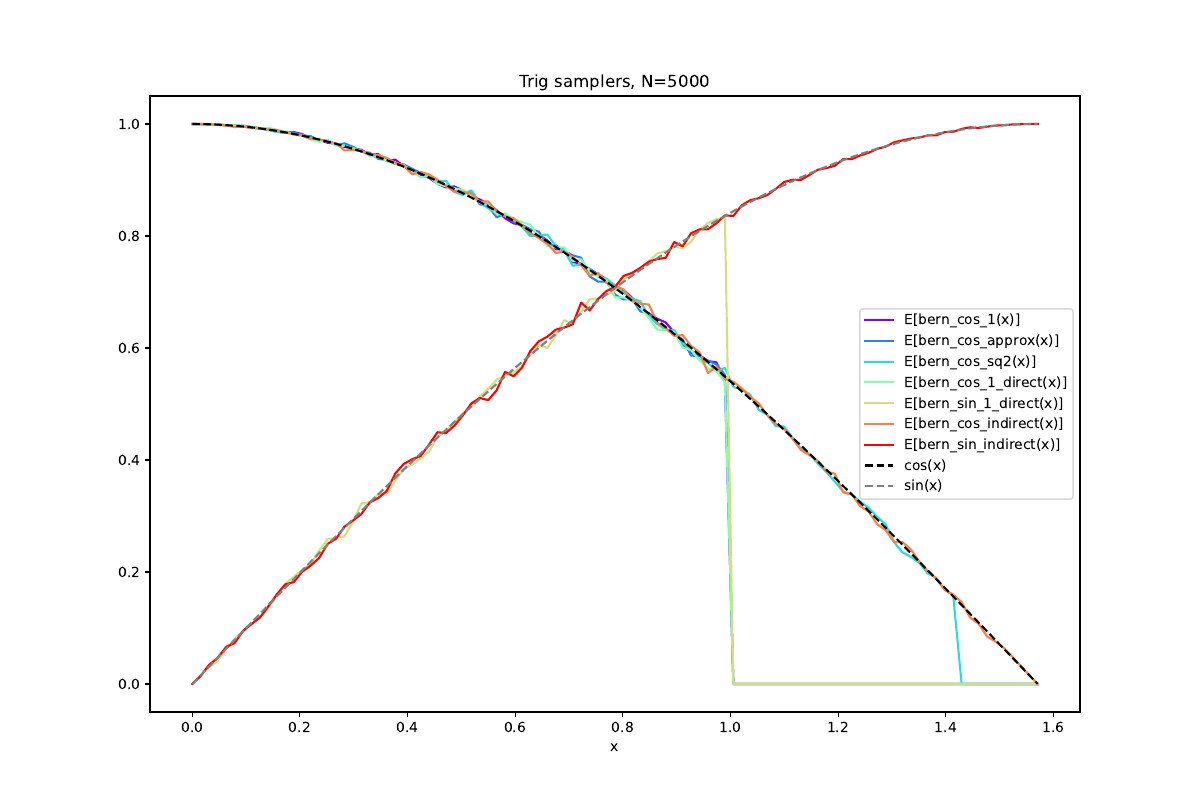

Write Python code to recreate this figure.
#!/usr/bin/env python3

import numpy as np
from scipy.stats import bernoulli
from tqdm import tqdm
import matplotlib.pyplot as plt


# Return a sample from the random variable (bernoulli (cos(x)))
# Taylor series drawn from cos(sqrt(x^2))
# Good for 0 <= x <= 1
def bern_cos_1(x):
    if (x > 1): return 0
    k = 1
    while (bernoulli.rvs(x / (float(2 * k)), size=1).sum() == 1 and
           bernoulli.rvs(x / (float(2 * k - 1)), size=1).sum() == 1):
        k += 1
    return (k % 2 == 1)

# Return a sample from the random variable (bernoulli (cos(x)))
# Taylor series drawn from cos(sqrt(x^2))
# Good for 0 <= x <= sqrt(2)
def bern_cos_sq2(x):
    if (x > np.sqrt(2)): return 0
    k = 1
    while (bernoulli.rvs(x * x / (float(2 * k * (2 * k - 1))), size=1).sum() == 1):
        k += 1
    return (k % 2 == 1)


# Return a sample from the random variable (bernoulli (cos(x)))
# Drawn from the first 3 terms of the Taylor Series for cos (good up to O(x^11))
# Good for 0 <= x <= 1
def bern_cos_1_approx(x):
    if (x > 1): return 0
    k = 1
    while (bernoulli.rvs(x / float(k), size=1).sum() == 1):
        k += 1
    return ((k == 1) or (k == 2) or (k == 5) or (k == 6) or (k == 9) or (k == 10))


# Return a sample from the random variable (bernoulli (cos(x)))
# Taylor series drawn directly from cos(x)
# Good for 0 <= x <= 1
def bern_cos_1_direct(x):
    if (x > 1): return 0
    k = 1
    while (bernoulli.rvs(x / float(k), size=1).sum() == 1):
        k += 1
    return (((k % 4) == 1) or ((k % 4) == 2))


# Return a sample from the random variable (bernoulli (sin(x)))
# Taylor series drawn directly from sin (x)
# Good for 0 <= x <= 1
def bern_sin_1_direct(x):
    if (x > 1): return 0
    k = 1
    while (bernoulli.rvs(x / float(k), size=1).sum() == 1):
        k += 1
    return (((k % 4) == 2) or ((k % 4) == 3))

def negate_bern(x):
    return 1 - x


# Return a sample from the random variable (bernoulli (cos(x)))
# Taylor series drawn indirectly from sin and cos samplers
# Requires evaluating (pi/2 - x), can only be computed lazily
# Good for 0 <= x < pi/2
def bern_cos_indirect(x):
    if (x < 1):
        return bern_cos_1_direct(x)
    else:
        if (np.pi / 2.0 - x) < 0: return 0
        return bern_sin_1_direct(np.pi / 2.0 - x)


# Return a sample from the random variable (bernoulli (sin(x)))
# Taylor series drawn indirectly from sin and cos samplers
# Requires evaluating (pi/2 - x), can only be computed lazily
# Good for 0 <= x < pi/2
def bern_sin_indirect(x):
    if (x < 1):
        return bern_sin_1_direct(x)
    else:
        if (np.pi / 2.0 - x) < 0: return 1
        return bern_cos_1_direct(np.pi / 2.0 - x)


# Number of samples
N = 5000

# Plot grid
n = 100
M = np.pi / 2.0
delta = M / float (n)

def sample_data(f, xs):
    values = []
    for x in tqdm(xs):
        values += [np.array([f(x) for _ in range(N)]).mean()]
    return np.array(values)


if __name__ == "__main__":
    xs = np.array([i * delta for i in range (n + 1)])
    values_cos_1 = sample_data(bern_cos_1, xs)
    values_cos_sq2 = sample_data(bern_cos_sq2, xs)
    values_cos_1_approx = sample_data(bern_cos_1_approx, xs)
    values_cos_1_direct = sample_data(bern_cos_1_direct, xs)
    values_sin_1_direct = sample_data(bern_sin_1_direct, xs)
    values_cos_indirect = sample_data(bern_cos_indirect, xs)
    values_sin_indirect = sample_data(bern_sin_indirect, xs)
    ideal_cos = np.cos(xs)
    ideal_sin = np.sin(xs)

    colours = plt.cm.rainbow(np.linspace(0, 1, 7))

    plt.figure(figsize=(12,8))
    plt.title("Trig samplers, N={}".format(N))
    plt.plot(xs, values_cos_1, color=colours[0], label="E[bern_cos_1(x)]")
    plt.plot(xs, values_cos_1_approx, color=colours[1], label="E[bern_cos_approx(x)]")
    plt.plot(xs, values_cos_sq2, color=colours[2], label="E[bern_cos_sq2(x)]")
    plt.plot(xs, values_cos_1_direct, color=colours[3], label="E[bern_cos_1_direct(x)]")
    plt.plot(xs, values_sin_1_direct, color=colours[4], label="E[bern_sin_1_direct(x)]")
    plt.plot(xs, values_cos_indirect, color=colours[5], label="E[bern_cos_indirect(x)]")
    plt.plot(xs, values_sin_indirect, color=colours[6], label="E[bern_sin_indirect(x)]")
    plt.plot(xs, ideal_cos, color="black", linestyle="--", label="cos(x)")
    plt.plot(xs, ideal_sin, color="grey", linestyle="--", label="sin(x)")
    plt.xlabel("x")
    plt.legend(loc = "best")
    plt.savefig("trig.pdf")
